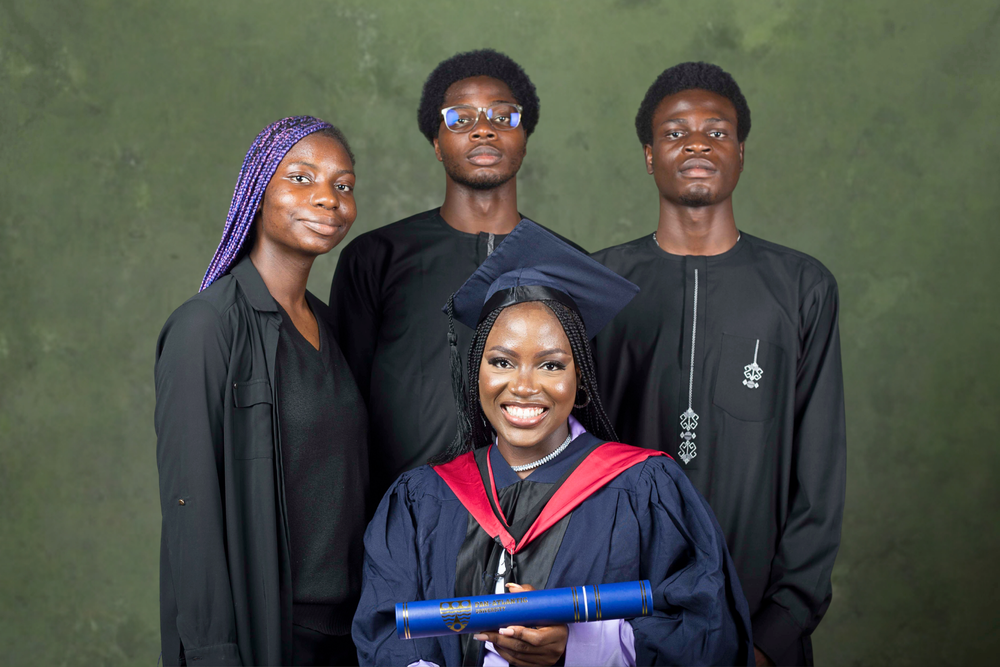
#> input picture week_2/img/pic_1.png, 1000 x 667 px, shrunk from 2048 x 1365 before the run
$ jupyter execute practice_3.ipynb
#> lines starting #> are read from the running program, lines starting #| are printed output that depends on the picture
[cell 1]
import cv2 as cv
import matplotlib.pyplot as plt
import numpy as np

[cell 2]
img = cv.imread('img/pic_1.png')
#> img is the input picture: shape (667, 1000, 3); mean B, G, R 72.1, 79.6, 76.6

plt.subplot(1, 2, 1)
plt.title("Original")
plt.imshow(img)

brightness = 5
contrast = 1.5

img2 = cv.addWeighted(img, contrast, np.zeros(img.shape, img.dtype), 0, brightness)
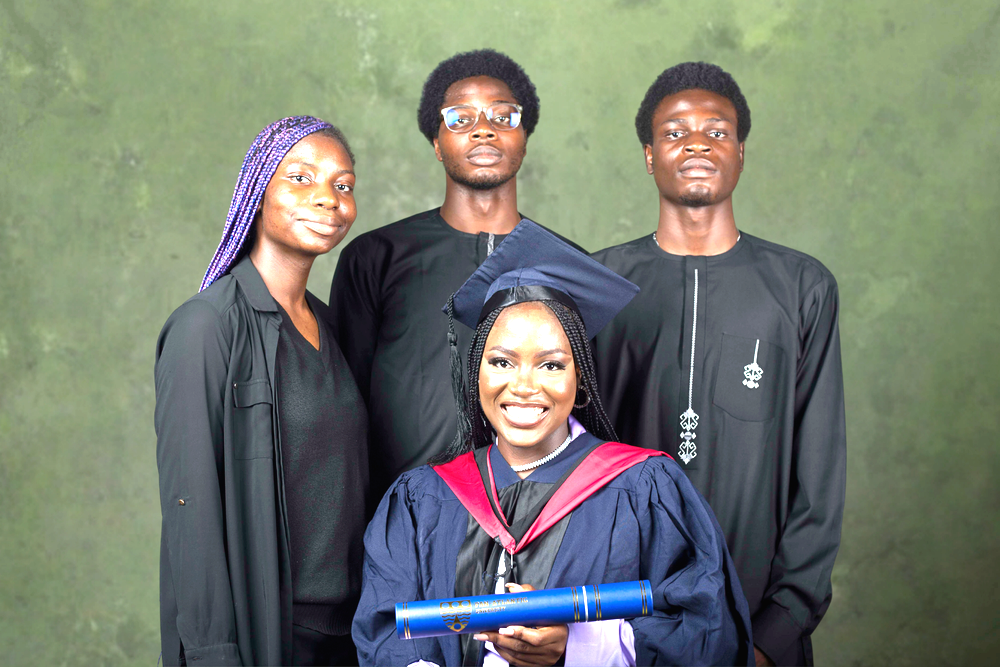
#> img2: shape (667, 1000, 3); mean B, G, R 111.9, 123.8, 117.1

cv.imwrite('img/contrast_image.png', img2)

plt.subplot(1, 2, 2)
plt.title("Brightness and Contrast")
plt.imshow(img2)
plt.show()
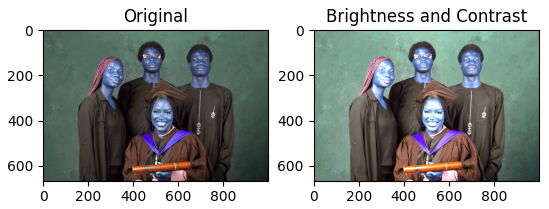
#> figure drawn by matplotlib, 2 panels; B, G, R data is drawn as R, G, B

$ run again, with week_2/img/median_slur.png copied over week_2/img/pic_1.png
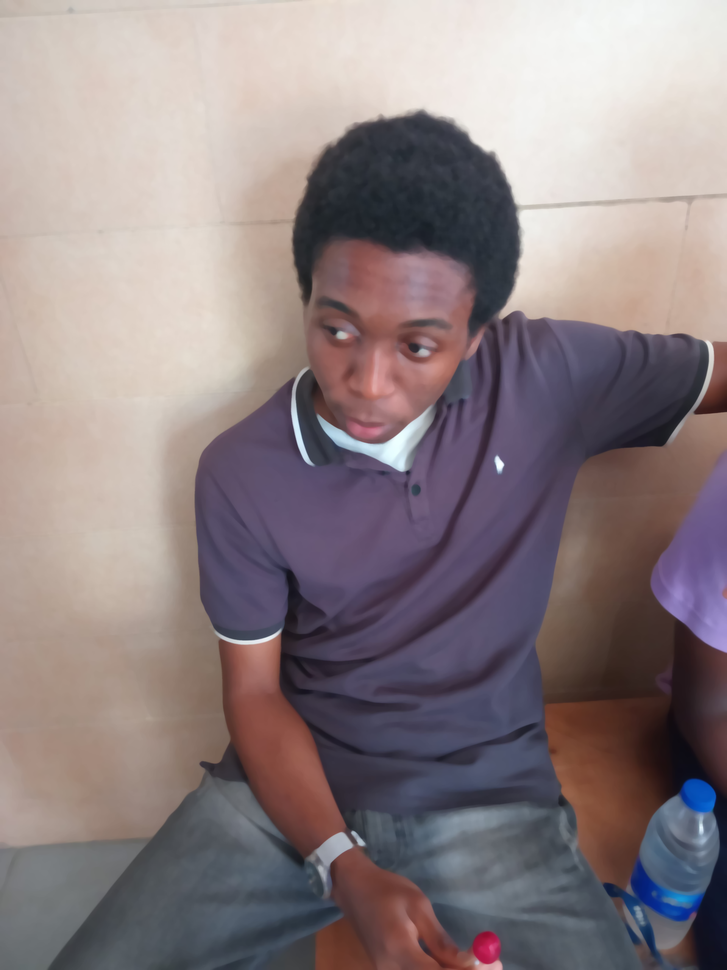
#> input picture week_2/img/median_slur.png, 727 x 970 px, shrunk from 1920 x 2560 before the run
#> img is the input picture: shape (970, 727, 3); mean B, G, R 129.7, 127.3, 139.8
#> `img2 = cv.addWeighted(img, contrast, np.zeros(img.shape, img.dtype), 0..`:
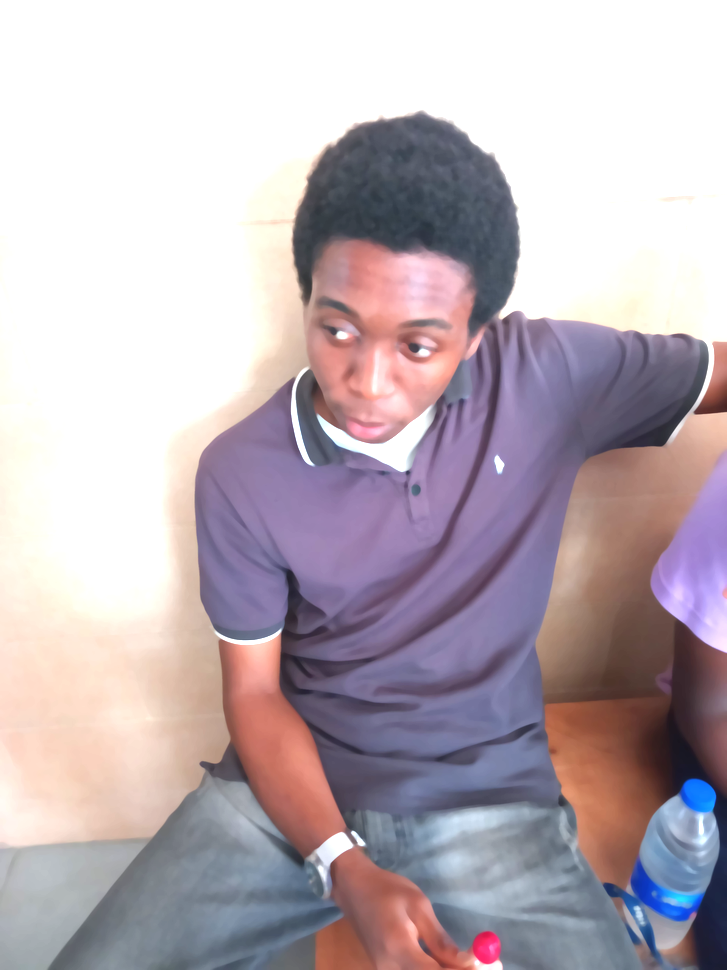
#> img2: shape (970, 727, 3); mean B, G, R 182.6, 175.1, 187.1
#> `plt.show()`:
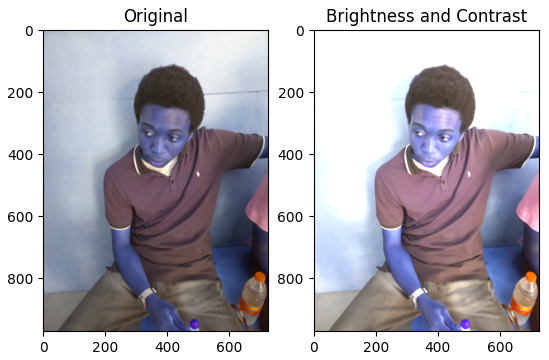
#> figure drawn by matplotlib, 2 panels; B, G, R data is drawn as R, G, B
